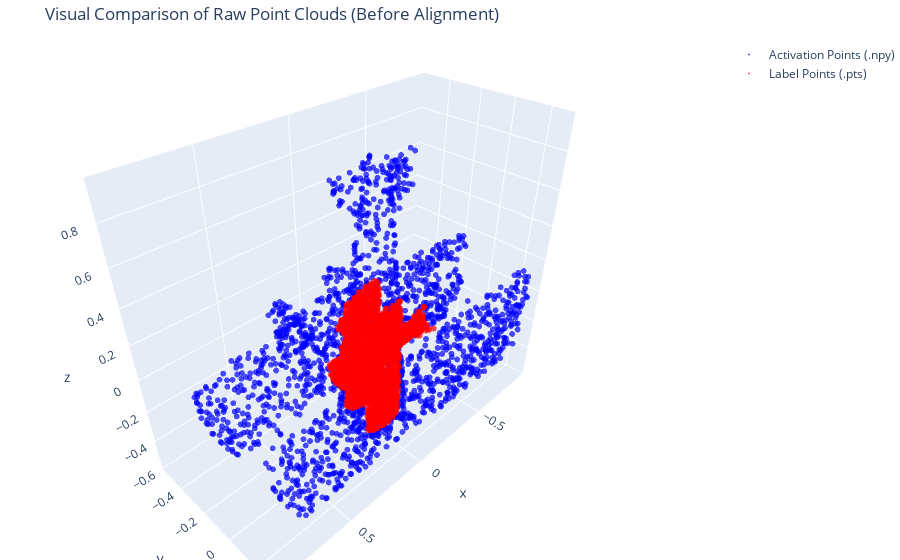

The notebook cell saved with this chart:
### Markdown cell above
### Start Semantic Analysis

### Code cell
import plotly.graph_objects as go

# Load the raw point clouds without any normalization
raw_activations_coords = np.load(pc_path)[:, :3]
label_path = 'data/shapenetpart/PartAnnotation/02691156/points/1a04e3eab45ca15dd86060f189eb133.pts'
label_path = os.path.join(ROOT_DIR, label_path)

raw_labels_coords = np.loadtxt(label_path)

fig = go.Figure()

# Add the activation point cloud (source of truth) in blue
fig.add_trace(go.Scatter3d(
    x=raw_activations_coords[:, 0], y=raw_activations_coords[:, 1], z=raw_activations_coords[:, 2],
    mode='markers',
    marker=dict(size=2, color='blue', opacity=0.7),
    name='Activation Points (.npy)'
))

# Add the label point cloud in red
fig.add_trace(go.Scatter3d(
    x=raw_labels_coords[:, 0], y=raw_labels_coords[:, 1], z=raw_labels_coords[:, 2],
    mode='markers',
    marker=dict(size=2, color='red', opacity=0.7),
    name='Label Points (.pts)'
))

fig.update_layout(
    title='Visual Comparison of Raw Point Clouds (Before Alignment)',
    margin=dict(l=0, r=0, b=0, t=40)
)

fig.show()

### Figure 1 — Plotly figure (JSON) as saved in the notebook; plotly's stock layout.template omitted (floating-point values rounded to 4 significant figures; data arrays with more than 128 entries replaced by an {"elided": "..."} marker saying what was removed)
{"data": [{"marker": {"color": "blue", "opacity": 0.7, "size": 2}, "mode": "markers", "name": "Activation Points (.npy)", "type": "scatter3d", "x": {"elided": "2048 float values"}, "y": {"elided": "2048 float values"}, "z": {"elided": "2048 float values"}}, {"marker": {"color": "red", "opacity": 0.7, "size": 2}, "mode": "markers", "name": "Label Points (.pts)", "type": "scatter3d", "x": {"elided": "2816 float values"}, "y": {"elided": "2816 float values"}, "z": {"elided": "2816 float values"}}], "layout": {"margin": {"b": 0, "l": 0, "r": 0, "t": 40}, "title": {"text": "Visual Comparison of Raw Point Clouds (Before Alignment)"}}}
